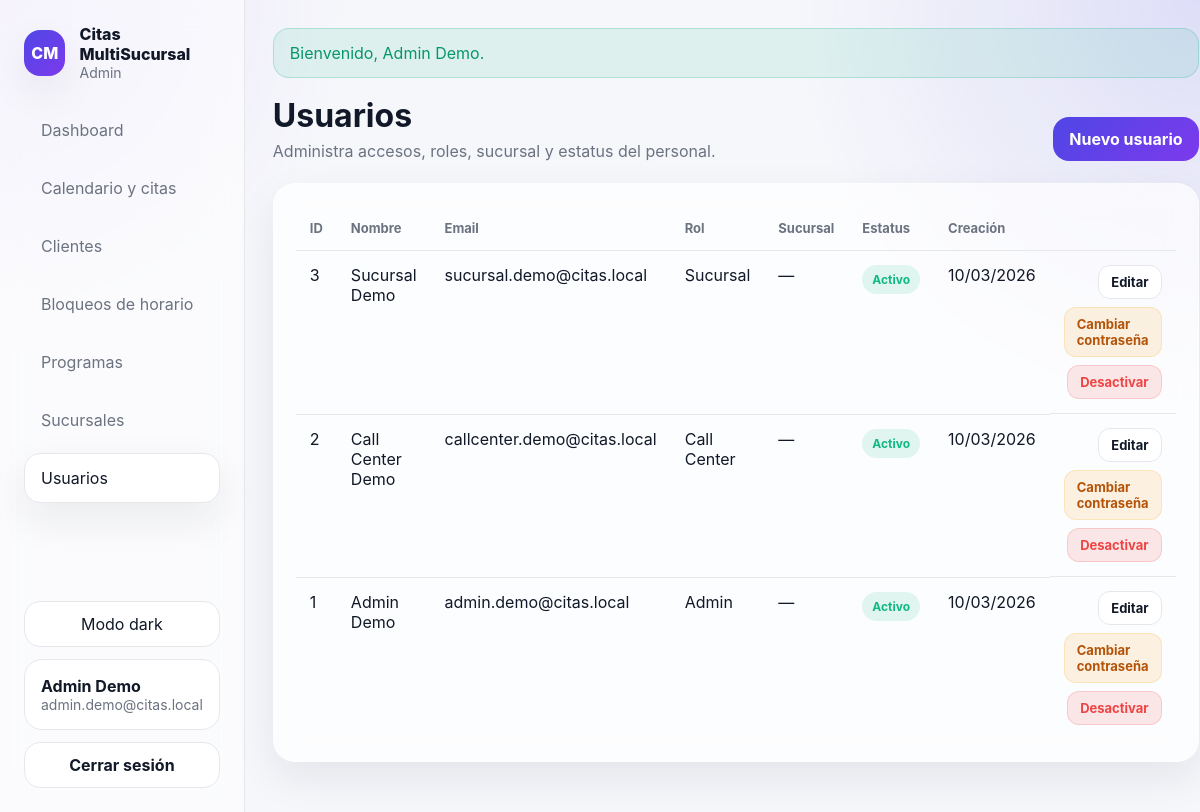
The page /users (signed in) on the database its author committed.
### tables this page shows
CREATE TABLE IF NOT EXISTS usuarios (
    id INT UNSIGNED AUTO_INCREMENT PRIMARY KEY,
    nombre VARCHAR(150) NOT NULL,
    email VARCHAR(190) NOT NULL UNIQUE,
    password VARCHAR(255) NOT NULL,
    rol ENUM('admin','call_center','sucursal') NOT NULL DEFAULT 'sucursal',
    sucursal_id INT UNSIGNED NULL,
    activo TINYINT(1) NOT NULL DEFAULT 1,
    created_at DATETIME NULL,
    updated_at DATETIME NULL,
    CONSTRAINT fk_usuarios_sucursal FOREIGN KEY (sucursal_id) REFERENCES sucursales(id) ON DELETE SET NULL
);

### app/Core/Controller.php (called while the page is built, shortened)
<?php
class Controller
{
    protected function view(string $view, array $data = [], string $layout = 'app'): void
    {
        extract($data, EXTR_SKIP);
        $viewPath = base_path('app/Views/' . $view . '.php');
        require base_path('app/Views/layouts/header.php');
        require $viewPath;
        require base_path('app/Views/layouts/footer.php');
    }
}

### app/Controllers/UserController.php (called while the page is built, shortened)
<?php
class UserController extends Controller
{
    public function index(): void
    {
        $users = User::all();
        $this->view('users/index', compact('users'));
    }
}

### index.php (called while the page is built, shortened)
<?php
require BASE_PATH . '/app/Core/helpers.php';
spl_autoload_register(function ($class) {
    $prefix = 'App\\';
    $baseDir = BASE_PATH . '/app/';
    $relativeClass = substr($class, strlen($prefix));
    $file = $baseDir . str_replace('\\', '/', $relativeClass) . '.php';
});
$router = new Router();
$router->get('/', [DashboardController::class, 'home']);
$router->get('/login', [AuthController::class, 'showLogin']);
$router->post('/login', [AuthController::class, 'login']);
$router->post('/logout', [AuthController::class, 'logout']);
$router->get('/dashboard', [DashboardController::class, 'index']);
$router->get('/sucursales', [SucursalController::class, 'index']);
$router->get('/sucursales/create', [SucursalController::class, 'create']);
$router->post('/sucursales/store', [SucursalController::class, 'store']);
$router->get('/sucursales/edit/{id}', [SucursalController::class, 'edit']);
$router->post('/sucursales/update/{id}', [SucursalController::class, 'update']);
$router->post('/sucursales/delete/{id}', [SucursalController::class, 'delete']);
$router->get('/citas', [CitaController::class, 'index']);
$router->get('/citas/create', [CitaController::class, 'create']);
$router->post('/citas/store', [CitaController::class, 'store']);
$router->get('/citas/edit/{id}', [CitaController::class, 'edit']);
$router->post('/citas/update/{id}', [CitaController::class, 'update']);
$router->post('/citas/delete/{id}', [CitaController::class, 'delete']);
$router->post('/citas/cancel/{id}', [CitaController::class, 'cancel']);
$router->get('/citas/clientes/search', [CitaController::class, 'searchClientes']);
$router->get('/citas/programas', [CitaController::class, 'programasPorSucursal']);
$router->post('/citas/prospectos/quick-store', [CitaController::class, 'quickStoreProspecto']);
$router->get('/clientes', [ClienteController::class, 'index']);
$router->get('/clientes/create', [ClienteController::class, 'create']);
$router->post('/clientes/store', [ClienteController::class, 'store']);
$router->get('/clientes/{id}', [ClienteController::class, 'show']);
$router->get('/clientes/edit/{id}', [ClienteController::class, 'edit']);
$router->post('/clientes/update/{id}', [ClienteController::class, 'update']);
$router->get('/bloqueos-horario', [BloqueoHorarioController::class, 'index']);
$router->get('/bloqueos-horario/create', [BloqueoHorarioController::class, 'create']);
$router->post('/bloqueos-horario/store', [BloqueoHorarioController::class, 'store']);
$router->get('/bloqueos-horario/edit/{id}', [BloqueoHorarioController::class, 'edit']);
$router->post('/bloqueos-horario/update/{id}', [BloqueoHorarioController::class, 'update']);
$router->post('/bloqueos-horario/delete/{id}', [BloqueoHorarioController::class, 'delete']);
$router->post('/bloqueos-horario/toggle/{id}', [BloqueoHorarioController::class, 'toggle']);
$router->get('/programas', [ProgramaController::class, 'index']);
$router->get('/programas/create', [ProgramaController::class, 'create']);
$router->post('/programas/store', [ProgramaController::class, 'store']);
$router->get('/programas/edit/{id}', [ProgramaController::class, 'edit']);
$router->post('/programas/update/{id}', [ProgramaController::class, 'update']);
$router->post('/programas/toggle/{id}', [ProgramaController::class, 'toggle']);
$router->get('/users', [UserController::class, 'index']);
$router->get('/users/create', [UserController::class, 'create']);
$router->post('/users/store', [UserController::class, 'store']);
$router->get('/users/edit/{id}', [UserController::class, 'edit']);
$router->post('/users/update/{id}', [UserController::class, 'update']);
$router->get('/users/password/{id}', [UserController::class, 'password']);
$router->post('/users/password/{id}', [UserController::class, 'updatePassword']);
$router->post('/users/toggle-active/{id}', [UserController::class, 'toggleActive']);
$router->get('/api/sucursales', [ApiController::class, 'sucursales']);
$router->get('/api/citas', [ApiController::class, 'citas']);
$router->post('/api/citas', [ApiController::class, 'storeCita']);
$router->get('/api/horarios-disponibles', [ApiController::class, 'horariosDisponibles']);
$router->get('/api/bloqueos', [ApiController::class, 'bloqueos']);
$router->post('/api/bloqueos', [ApiController::class, 'storeBloqueo']);
$router->get('/api/clientes', [ApiController::class, 'clientes']);
$router->post('/api/clientes', [ApiController::class, 'storeCliente']);
$router->get('/api/clientes/{id}', [ApiController::class, 'showCliente']);
$router->get('/install', [InstallController::class, 'index']);
$router->post('/install/run', [InstallController::class, 'run']);
$router->dispatch($_SERVER['REQUEST_METHOD'] ?? 'GET', current_path());

### app/Core/helpers.php (called while the page is built, shortened)
<?php
function base_path(string $path = ''): string
{
    return BASE_PATH . ($path ? '/' . ltrim($path, '/') : '');
}
function app_url(): string
{
    $https = (!empty($_SERVER['HTTPS']) && $_SERVER['HTTPS'] !== 'off');
    $scheme = $https ? 'https' : 'http';
    $host = $_SERVER['HTTP_HOST'] ?? 'localhost';
    $scriptName = $_SERVER['SCRIPT_NAME'] ?? '/index.php';
    $dir = rtrim(str_replace('\\', '/', dirname($scriptName)), '/');
    if ($dir === '') {
        $dir = '';
    }
    return rtrim($scheme . '://' . $host . ($dir ? $dir : ''), '/');
}
function url(string $path = ''): string
{
    $path = '/' . ltrim($path, '/');
    return app_url() . ($path === '/' ? '' : $path);
}
function asset(string $path): string
{
    $normalizedPath = ltrim($path, '/');
    $assetUrl = url('public/assets/' . $normalizedPath);
    $absolutePath = base_path('public/assets/' . $normalizedPath);
    if (is_file($absolutePath)) {
        $version = (string) filemtime($absolutePath);
        return $assetUrl . '?v=' . rawurlencode($version);
    }
    return $assetUrl;
}
function current_path(): string
{
    $uri = parse_url($_SERVER['REQUEST_URI'] ?? '/', PHP_URL_PATH) ?: '/';
    $scriptName = $_SERVER['SCRIPT_NAME'] ?? '/index.php';
    $baseDir = rtrim(str_replace('\\', '/', dirname($scriptName)), '/');
    return $uri ?: '/';
}
function e(?string $value): string
{
    return htmlspecialchars((string) $value, ENT_QUOTES, 'UTF-8');
}
function flash(string $key): ?string
{
    $message = $_SESSION['_flash'][$key] ?? null;
    return $message;
}
function auth_user(): ?array
{
    return $_SESSION['user'] ?? null;
}
function format_date(string $date): string
{
    return date('d/m/Y', strtotime($date));
}

### app/Core/Database.php (called while the page is built, shortened)
<?php
class Database
{
    private static ?PDO $pdo = null;
    public static function boot(array $config): void
    {
        $dsn = sprintf(
            'mysql:host=%s;port=%s;dbname=%s;charset=%s',
            $config['host'],
            $config['port'],
            $config['database'],
            $config['charset']
        );
        self::$pdo = new PDO($dsn, $config['username'], $config['password'], [
            PDO::ATTR_ERRMODE => PDO::ERRMODE_EXCEPTION,
            PDO::ATTR_DEFAULT_FETCH_MODE => PDO::FETCH_ASSOC,
        ]);
    }
    public static function pdo(): PDO
    {
        return self::$pdo;
    }
    public static function select(string $sql, array $params = []): array
    {
        $stmt = self::pdo()->prepare($sql);
        $stmt->execute($params);
        return $stmt->fetchAll();
    }
}

### app/Models/User.php (called while the page is built, shortened)
<?php
class User
{
    public static function all(): array
    {
        return Database::select(
            "SELECT u.*, s.nombre AS sucursal_nombre
             FROM usuarios u
             LEFT JOIN sucursales s ON s.id = u.sucursal_id
             ORDER BY u.created_at DESC, u.id DESC"
        );
    }
}

### app/Views/users/index.php (the view, shortened to what this page needs)
<section class="page-head">
    <div>
        <h1>Usuarios</h1>
        <p>Administra accesos, roles, sucursal y estatus del personal.</p>
    </div>
    <div class="page-actions">
        <a class="btn btn-primary" href="<?= e(url('/users/create')) ?>">Nuevo usuario</a>
    </div>
</section>
<section class="card">
    <div class="table-wrap">
        <table class="table">
            <thead>
                <tr>
                    <th>ID</th>
                    <th>Nombre</th>
                    <th>Email</th>
                    <th>Rol</th>
                    <th>Sucursal</th>
                    <th>Estatus</th>
                    <th>Creación</th>
                    <th></th>
                </tr>
            </thead>
            <tbody>
                <?php foreach ($users as $item): ?>
                <tr>
                    <td><?= e((string)$item['id']) ?></td>
                    <td><?= e($item['nombre']) ?></td>
                    <td><?= e($item['email']) ?></td>
                    <td><?= e(ucwords(str_replace('_', ' ', $item['rol']))) ?></td>
                    <td><?= e($item['sucursal_nombre'] ?? '—') ?></td>
                    <td>
                        <?php if ((int)$item['activo'] === 1): ?>
                            <span class="badge badge-atendida">Activo</span>
                        <?php else: ?>
                            <span class="badge badge-cancelada">Inactivo</span>
                        <?php endif; ?>
                    </td>
                    <td><?= e(format_date($item['created_at'])) ?></td>
                    <td class="actions-cell">
                        <a class="btn btn-outline btn-sm" href="<?= e(url('/users/edit/' . $item['id'])) ?>">Editar</a>
                        <a class="btn btn-warning btn-sm" href="<?= e(url('/users/password/' . $item['id'])) ?>">Cambiar contraseña</a>
                        <form method="POST" action="<?= e(url('/users/toggle-active/' . $item['id'])) ?>" onsubmit="return confirm('¿Confirmas cambiar el estatus de este usuario?');">
                            <button class="btn <?= (int)$item['activo'] === 1 ? 'btn-danger' : 'btn-primary' ?> btn-sm" type="submit">
                                <?= (int)$item['activo'] === 1 ? 'Desactivar' : 'Activar' ?>
                            </button>
                        </form>
                    </td>
                </tr>
                <?php endforeach; ?>
            </tbody>
        </table>
    </div>
</section>

### app/Core/Router.php (shortened to what this page needs)
<?php
class Router
{
    private array $routes = [];
    private function addRoute(string $method, string $path, array $handler): void
    {
        $this->routes[$method][] = [
            'path' => $path,
            'handler' => $handler,
        ];
    }
    public function dispatch(string $method, string $uri): void
    {
        $routes = $this->routes[$method] ?? [];
        foreach ($routes as $route) {
            $pattern = preg_replace('#\{[a-zA-Z_]+\}#', '([a-zA-Z0-9\-_]+)', $route['path']);
            $pattern = '#^' . $pattern . '$#';
            if (preg_match($pattern, $uri, $matches)) {
                array_shift($matches);
                [$class, $method] = $route['handler'];
                $controller = new $class();
                $controller->$method(...$matches);
                return;
            }
        }
    }
}

### app/Views/layouts/header.php (shortened to what this page needs)
<?php
$user = auth_user();
$success = flash('success');
?>
<!DOCTYPE html>
<html lang="es" data-theme="light">
<head>
    <link rel="stylesheet" href="<?= e(asset('css/app.css')) ?>">
</head>
<body>
<div class="app-shell">
    <?php if ($user): ?>
        <aside class="sidebar">
            <div class="brand">
                <div class="brand-badge">CM</div>
                <div>
                    <div class="brand-title">Citas MultiSucursal</div>
                    <div class="brand-subtitle"><?= e(ucwords(str_replace('_', ' ', $user['rol']))) ?></div>
                </div>
            </div>
            <nav class="nav">
                <a class="nav-link <?= current_path() === '/dashboard' ? 'active' : '' ?>" href="<?= e(url('/dashboard')) ?>">Dashboard</a>
                <a class="nav-link <?= current_path() === '/citas' ? 'active' : '' ?>" href="<?= e(url('/citas')) ?>">Calendario y citas</a>
                <a class="nav-link <?= str_starts_with(current_path(), '/clientes') ? 'active' : '' ?>" href="<?= e(url('/clientes')) ?>">Clientes</a>
                <?php if (in_array($user['rol'], ['admin', 'sucursal'], true)): ?>
                    <a class="nav-link <?= str_starts_with(current_path(), '/bloqueos-horario') ? 'active' : '' ?>" href="<?= e(url('/bloqueos-horario')) ?>">Bloqueos de horario</a>
                <?php endif; ?>
                <?php if (in_array($user['rol'], ['admin', 'sucursal'], true)): ?>
                    <a class="nav-link <?= str_starts_with(current_path(), '/programas') ? 'active' : '' ?>" href="<?= e(url('/programas')) ?>">Programas</a>
                <?php endif; ?>
                <?php if ($user['rol'] === 'admin'): ?>
                    <a class="nav-link <?= str_starts_with(current_path(), '/sucursales') ? 'active' : '' ?>" href="<?= e(url('/sucursales')) ?>">Sucursales</a>
                    <a class="nav-link <?= str_starts_with(current_path(), '/users') ? 'active' : '' ?>" href="<?= e(url('/users')) ?>">Usuarios</a>
                <?php endif; ?>
            </nav>
            <div class="sidebar-footer">
                <button type="button" class="theme-toggle" id="themeToggle">Modo dark</button>
                <div class="user-card">
                    <div class="user-name"><?= e($user['nombre']) ?></div>
                    <div class="user-email"><?= e($user['email']) ?></div>
                </div>
                <form method="POST" action="<?= e(url('/logout')) ?>">
                    <button class="btn btn-outline btn-block" type="submit">Cerrar sesión</button>
                </form>
            </div>
        </aside>
    <?php endif; ?>
    <main class="main-content <?= $user ? '' : 'main-content-auth' ?>">
        <?php if ($success): ?>
            <div class="alert alert-success"><?= e($success) ?></div>
        <?php endif; ?>

### rows shown on the page
usuarios: rol "Admin", nombre "Admin Demo", email "admin.demo@citas.local", id "1", sucursal_nombre "—", activo "Activo", created_at "10/03/2026"
usuarios: id "3", nombre "Sucursal Demo", email "sucursal.demo@citas.local", rol "Sucursal", sucursal_nombre "—", activo "Activo", created_at "10/03/2026"
usuarios: id "2", nombre "Call Center Demo", email "callcenter.demo@citas.local", rol "Call Center", sucursal_nombre "—", activo "Activo", created_at "10/03/2026"
